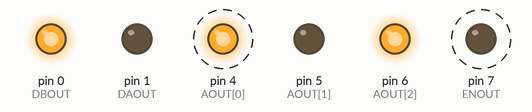
Simulated run of this sketch. Board: Arduino Uno, built with avr-gcc and run on an emulated ATmega328P. Shown: output pins drawn as LEDs (lit = HIGH). Dashed ring = blinking.

Above: at 2.4 s.
Timing chart, 0 to 5.0 s (numbered marks = the images above):
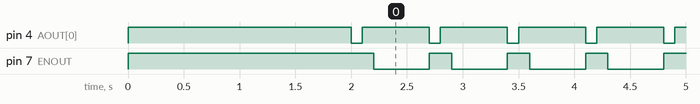

Measured:
- by itself, pin 4 (AOUT[0]): alternates HIGH for 0.60 s and LOW for 0.10 s
- by itself, pin 7 (ENOUT): alternates HIGH for 0.20 s and LOW for 0.50 s
- by itself, everything shown: repeats every 0.70 s, in 3 steps

The sketch:

TestSwitchLeds.ino
```cpp
int ENOUT=7;
int DAOUT=1;
int DBOUT=0;
int A0OUT=4;
int A1OUT=5;
int A2OUT=6;

int BUTLED1=5;
int BUTLED2=6;
/*****************
 * T0=S8A =Enout + 7
 * T1=S7A= Enout + 6
 * BUTLED1=SB5
 * BUTLED2=SB6
 */
/************************************
   This routine takes a Byte, it writes the bottom Three bits so PD4,PD5,PD6
   as binary

   PD4=A0
   PD5=A1
   PD6=A2
*/
int AOUT[] = {4, 5, 6};
void WriteAdd(byte address) {
  address=address-1;
  for (byte A = 0; A < 3; A++) {
    digitalWrite(AOUT[A], (boolean)(address & 0x01));
    address >>= 1;

  }

}

void setup() {
  // put your setup code here, to run once:

  pinMode(ENOUT, OUTPUT);
  pinMode(DAOUT, OUTPUT);
  pinMode(DBOUT, OUTPUT);
  for (byte A = 0; A < 3; A++) {
    pinMode(AOUT[A], OUTPUT);
  }
  digitalWrite(ENOUT, false);
  digitalWrite(DBOUT, true);
  WriteAdd(BUTLED2);

  digitalWrite(ENOUT, true);
  delay(2000);
}


void loop() {
 WriteAdd(BUTLED1);
 digitalWrite(DBOUT, true);
  digitalWrite(ENOUT, true);
  delay(100);
  digitalWrite(ENOUT, false);
  WriteAdd(BUTLED2);
  digitalWrite(ENOUT, true);
  delay(100);
  digitalWrite(ENOUT, false);
  delay(500);


}
```
